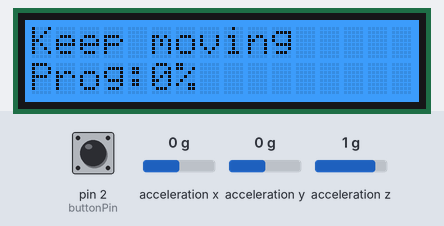
Bench run of a sketch on a simulated Arduino Uno, built with avr-gcc and run on an emulated ATmega328P. On the bench: 16×2 character LCD. Inputs (shaded band) come from the test bench; at power-on: acceleration x 0 g, acceleration z 1 g, acceleration y 0 g, pin 2 (buttonPin) HIGH. What the sketch prints to the serial monitor is not drawn.

Above: at 2.2 s.
2.3 s: acceleration x set to -1.4 g
5.3 s: acceleration z set to -0.8 g
8.3 s: acceleration y set to -1.4 g
At 11.09 s:
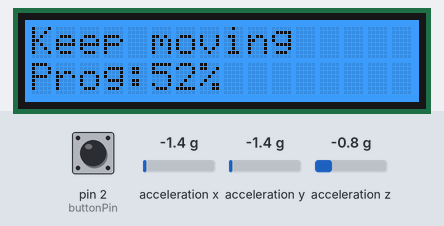
11.3 s: acceleration z set to -1.4 g
14.3 s: pin 2 (buttonPin) pulled LOW for 0.15 s
At 14.55 s:
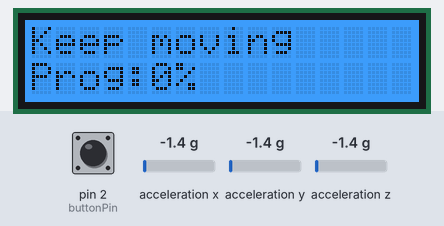
17.4 s: pin 2 (buttonPin) pulled LOW for 1 s
At 23.5 s:
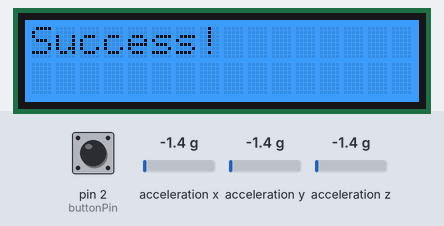

Measured:
- after the input at 8.3 s, the display: first changes after 0.16 s (image 1 shows a later state)

The sketch:

speed_game.ino
```cpp
#include <Wire.h>
#include "MMA7660.h"
#include "rgb_lcd.h"

MMA7660 accel;
rgb_lcd lcd;

// Button
const int buttonPin = 2;
bool lastButtonState = HIGH;

// TODO: Test and tune
// --- Tunable parameters ---
float accelThreshold = 0.7;
float progress = 0.0;
float progressGain = 0.015;
float progressDecay = 0.015;
float smoothing = 0.85;
float penalty = 0.20;

// Direction tracking
float smoothedAccel = 0;
int lastDirection = 0;

// Baseline for stationary device
float baseline = 0;

// TODO: Move
// Temporary round control (will move out later)
unsigned long roundStart;
unsigned long roundDuration = 10000; // 10 seconds

// --- Setup ---
void setup()
{
    Serial.begin(9600);
    Wire.begin();

    pinMode(buttonPin, INPUT_PULLUP);

    lcd.begin(16, 2);
    lcd.setRGB(0, 128, 255);

    accel.init();
    delay(1000);

    // --- Measure baseline for magnitude at rest ---
    float ax, ay, az;
    accel.getAcceleration(&ax, &ay, &az);
    baseline = sqrt(ax * ax + ay * ay + az * az);
    Serial.print("Baseline magnitude: ");
    Serial.println(baseline);

    startRound();
}

// --- Start round ---
void startRound()
{
    progress = 0;
    lastDirection = 0;
    smoothedAccel = 0;
    roundStart = millis();

    lcd.clear();
}

// --- Update minigame logic ---
void updateMinigame()
{
    float ax, ay, az;
    accel.getAcceleration(&ax, &ay, &az);

    // Combine axes into magnitude
    float magnitude = sqrt(ax * ax + ay * ay + az * az);

    // Remove baseline
    float raw = magnitude - baseline;

    // Smooth signal
    smoothedAccel = smoothing * smoothedAccel + (1 - smoothing) * raw;

    // Direction detection (active vs not)
    int direction = 0;
    if (smoothedAccel > accelThreshold)
        direction = 1;
    else
        direction = 0;

    // Progress logic
    if (direction == 1)
    {
        if (lastDirection == 1 || lastDirection == 0)
        {
            progress += progressGain;
        }
        else
        {
            progress -= penalty; // penalty for breaking momentum
        }
    }
    else
    {
        progress -= progressDecay;
    }

    // Clamp
    if (progress < 0)
        progress = 0;
    if (progress > 1)
        progress = 1;

    lastDirection = direction;

    // --- SERIAL PLOTTER OUTPUT ---
    Serial.print(raw);
    Serial.print(",");
    Serial.print(smoothedAccel);
    Serial.print(",");
    Serial.print(accelThreshold);
    Serial.print(",");
    Serial.println(progress);
}

// --- Draw UI ---
void drawUI()
{
    lcd.setCursor(0, 0);
    lcd.print("Keep moving   ");

    lcd.setCursor(0, 1);
    lcd.print("Prog:");
    lcd.print(progress * 100, 0);
    lcd.print("%   ");
}

// --- Main loop ---
void loop()
{
    // --- Button edge detect ---
    bool buttonState = digitalRead(buttonPin);

    if (lastButtonState == HIGH && buttonState == LOW)
    {
        startRound(); // restart on press
    }

    lastButtonState = buttonState;

    updateMinigame();
    drawUI();

    // TODO: Handle elsewhere
    // --- Temporary round handling ---
    if (progress >= 0.99)
    {
        lcd.clear();
        lcd.print("Success!");
        delay(1500);
        startRound();
    }

    if (millis() - roundStart > roundDuration)
    {
        lcd.clear();
        lcd.print("Time up!");
        delay(1500);
        startRound();
    }

    delay(50);
}
```
